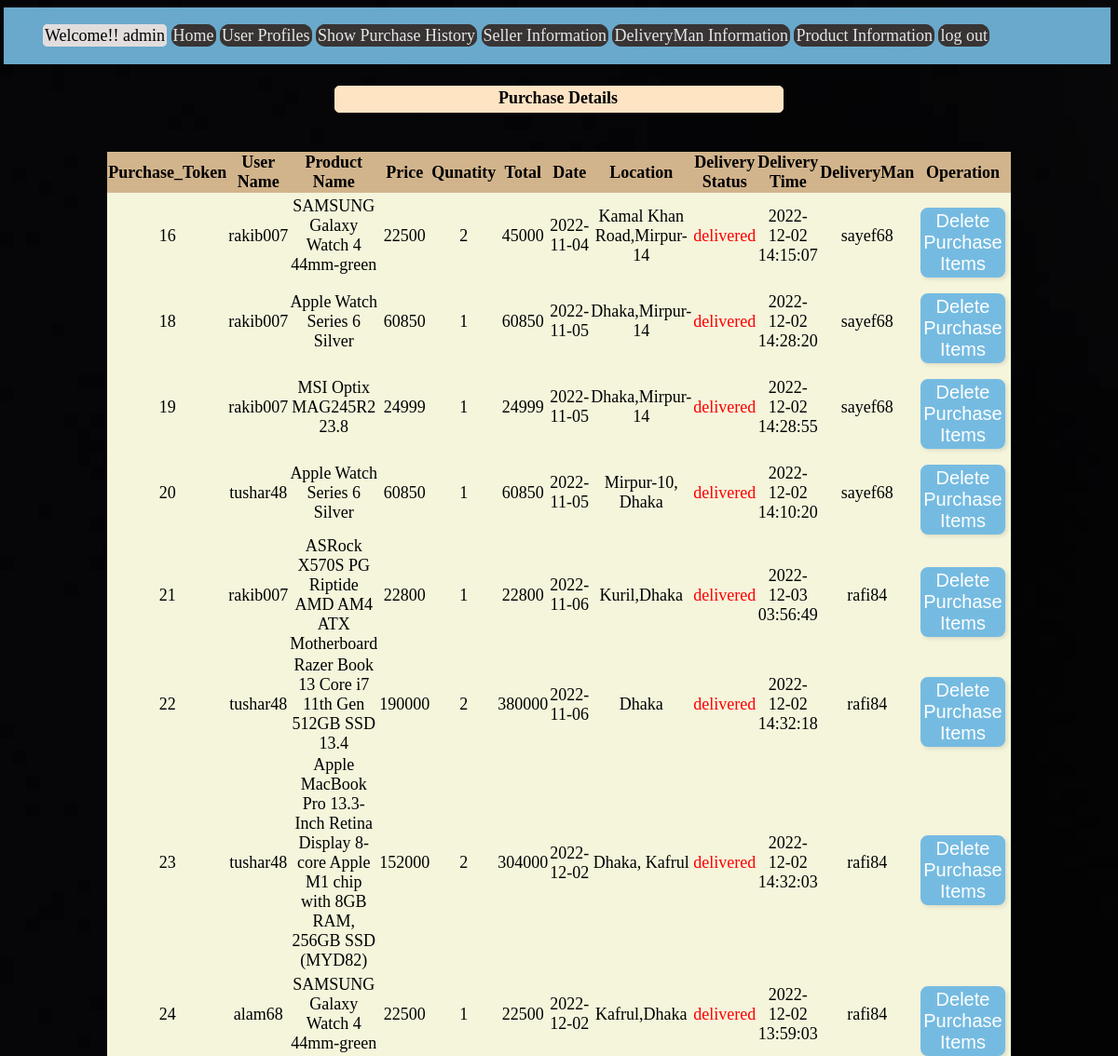
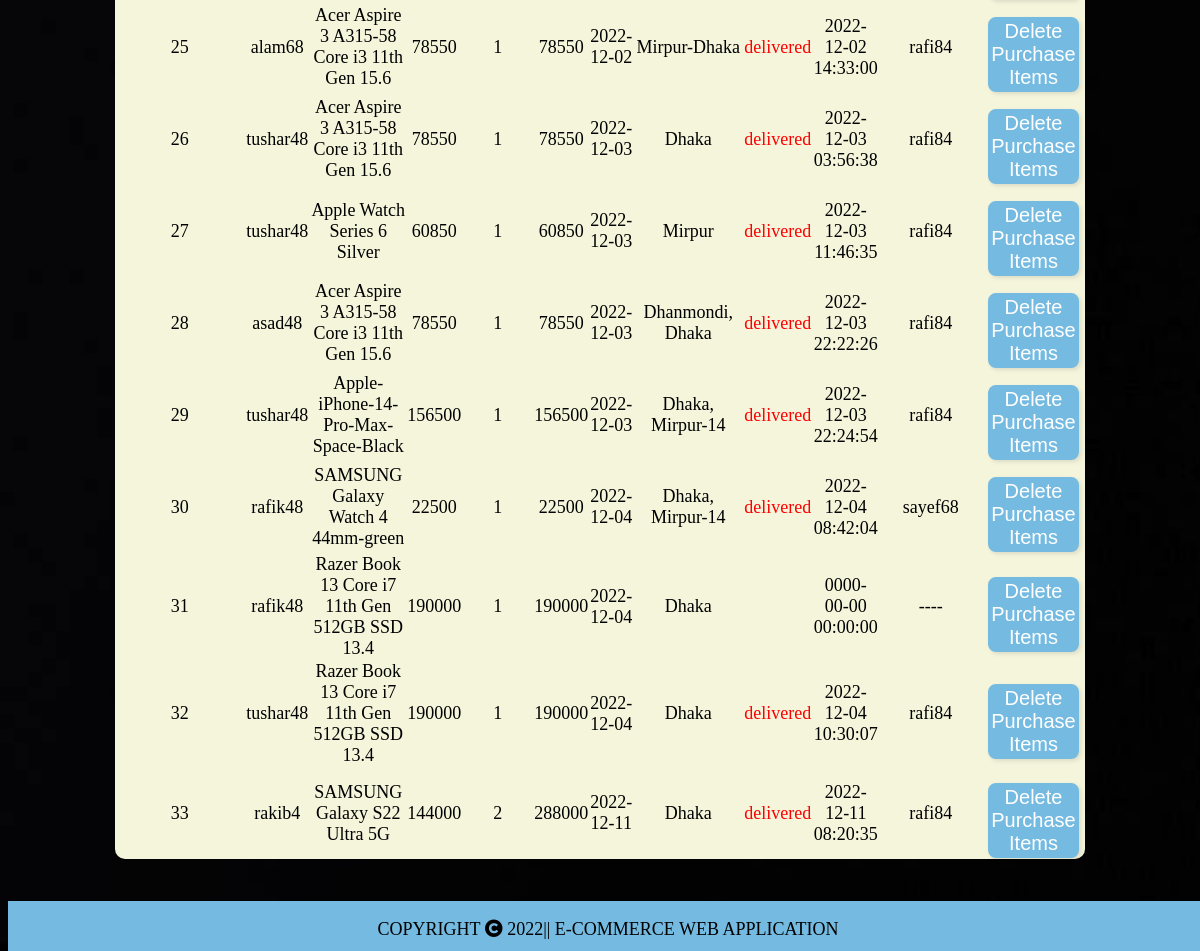
Page /view/displaypurchases.php (signed in) on the committed database (2 pictures, top to bottom).
### tables this page shows
CREATE TABLE `purchasehistory` (
  `purchase_token` int(250) NOT NULL,
  `username` varchar(250) NOT NULL,
  `product_name` varchar(250) NOT NULL,
  `price` varchar(250) NOT NULL,
  `quantity` varchar(250) NOT NULL,
  `total` varchar(250) NOT NULL,
  `date` date NOT NULL,
  `location` varchar(250) NOT NULL,
  `dstatus` varchar(250) NOT NULL,
  `dtime` datetime NOT NULL,
  `dman` varchar(250) NOT NULL DEFAULT '----'
);

### view/displaypurchases.php (the view, shortened to what this page needs)
<?php
include("../model/connection.php");
$link_address2 ='../controller/purchases_delete.php';
?>
<!DOCTYPE html>
<html>
    <head>
    <link
      rel="stylesheet"
      href="https://use.fontawesome.com/releases/v5.15.4/css/all.css"
    />
    <link rel="stylesheet" href="../view/css/displayusers.css">
</head>
<body>
<?php include('admin_header.php');?>
<br>
<br>
<br>
<br>
<div>
    <span>Purchase Details</span>
</div>
<br>
<br>
    <div class="container2">
        <table align="center">
            <tr>
                <th>Purchase_Token</th>
                <th>User Name</th>
                <th>Product Name</th>
                <th>Price</th>
                <th>Qunatity</th>
                <th>Total</th>
                <th>Date</th>
                <th>Location</th>
                <th>Delivery Status</th>
                <th>Delivery Time</th>
                <th>DeliveryMan</th>
                <th>Operation</td>
            </tr>
            <?php
            $sql = "Select *from `purchasehistory` ";
            $result = mysqli_query($conn, $sql);
            if ($result) {
                while ($row = mysqli_fetch_assoc($result)) {
                    $id = $row['purchase_token'];
                    $username = $row['username'];
                    $product_name = $row['product_name'];
                    $price = $row['price'];
                    $quantity = $row['quantity'];
                    $total = $row['total'];
                    $date = $row['date'];
                    $location = $row['location'];
                    $dstatus= $row['dstatus'];
                    $dtime= $row['dtime'];
                    $dman= $row['dman'];
                    echo "<tr>
                    <td> {$id}</td>
                    <td> {$username}</td>
                    <td> {$product_name}</td>
                    <td> {$price}</td>
                    <td> {$quantity}</td>
                    <td> {$total}</td>
                    <td> {$date}</td>
                    <td> {$location}</td>
                    <td style='color:red';> {$dstatus}</td>
                    <td> {$dtime}</td>
                    <td> {$dman}</td>
                    <td>
                    <button><a href='$link_address2?delete_id=".$id."'>Delete Purchase Items</a></button>
                    </td>
                    </tr>";
                }
            }
            ?>
        </table>
        <br>
        <br><br><br>
        </div>
        <?php include('../view/footer.php');?>
</body>
</html>

### view/css/displayusers.css (style rules this page uses)
body { background-image: url("../images/bg.jpg"); background-repeat: no-repeat; background-size: cover; }
a { text-decoration: none; }
table { width: 80%; background-color: beige; border-collapse: collapse; font-size: 18px; border-radius: 10px; padding-top: 30px; font-family: cursive; }
th { text-align: center; background-color: tan; }
td { text-align: center; }
button { margin-top: 15px; width: 90%; height: 45%; display: flex; justify-content: center; background-color: #75bbe1; border: 2px solid #75bbe1; border-radius: 8px; color: black; font-size: 20px; cursor: pointer; box-shadow: 2px 2px 4px rgba(0, 0, 0, 0.1); transition: all 0.1s ease; margin-left: auto; margin-right: auto; }
span { background-color: bisque; border: 1px solid bisque; border-radius: 5px; display: block; text-align: center; width: 40%; font-size: 18px; font-weight: 700; margin-left: auto; margin-right: auto; padding: 2px 4px 4px 2px; font-family: cursive; }

### view/css/header.css (style rules this page uses)
body { font-size: 18px; font-family: cursive; }
a { color: white; }

### rows in the picture
purchasehistory: purchase_token "16", username "rakib007", product_name "SAMSUNG Galaxy Watch 4 44mm-green", price "22500", quantity "2", total "45000", date "2022-11-04", location "Kamal Khan Road,Mirpur-14", dstatus "delivered", dtime "2022-12-02 14:15:07", dman "sayef68"
purchasehistory: purchase_token "18", username "rakib007", product_name "Apple Watch Series 6 Silver", price "60850", quantity "1", total "60850", date "2022-11-05", location "Dhaka,Mirpur-14", dstatus "delivered", dtime "2022-12-02 14:28:20", dman "sayef68"
purchasehistory: purchase_token "19", username "rakib007", product_name "MSI Optix MAG245R2 23.8", price "24999", quantity "1", total "24999", date "2022-11-05", location "Dhaka,Mirpur-14", dstatus "delivered", dtime "2022-12-02 14:28:55", dman "sayef68"
purchasehistory: purchase_token "20", username "tushar48", product_name "Apple Watch Series 6 Silver", price "60850", quantity "1", total "60850", date "2022-11-05", location "Mirpur-10, Dhaka", dstatus "delivered", dtime "2022-12-02 14:10:20", dman "sayef68"
purchasehistory: purchase_token "21", username "rakib007", product_name "ASRock X570S PG Riptide AMD AM4 ATX Motherboard", price "22800", quantity "1", total "22800", date "2022-11-06", location "Kuril,Dhaka", dstatus "delivered", dtime "2022-12-03 03:56:49", dman "rafi84"
purchasehistory: purchase_token "22", username "tushar48", product_name "Razer Book 13 Core i7 11th Gen 512GB SSD 13.4", price "190000", quantity "2", total "380000", date "2022-11-06", location "Dhaka", dstatus "delivered", dtime "2022-12-02 14:32:18", dman "rafi84"
purchasehistory: purchase_token "23", username "tushar48", product_name "Apple MacBook Pro 13.3-Inch Retina Display 8-core Apple M1 chip with 8GB RAM, 256GB SSD (MYD82)", price "152000", quantity "2", total "304000", date "2022-12-02", location "Dhaka, Kafrul", dstatus "delivered", dtime "2022-12-02 14:32:03", dman "rafi84"
purchasehistory: purchase_token "24", username "alam68", product_name "SAMSUNG Galaxy Watch 4 44mm-green", price "22500", quantity "1", total "22500", date "2022-12-02", location "Kafrul,Dhaka", dstatus "delivered", dtime "2022-12-02 13:59:03", dman "rafi84"
purchasehistory: purchase_token "25", username "alam68", product_name "Acer Aspire 3 A315-58 Core i3 11th Gen 15.6", price "78550", quantity "1", total "78550", date "2022-12-02", location "Mirpur-Dhaka", dstatus "delivered", dtime "2022-12-02 14:33:00", dman "rafi84"
purchasehistory: purchase_token "26", username "tushar48", product_name "Acer Aspire 3 A315-58 Core i3 11th Gen 15.6", price "78550", quantity "1", total "78550", date "2022-12-03", location "Dhaka", dstatus "delivered", dtime "2022-12-03 03:56:38", dman "rafi84"
purchasehistory: purchase_token "27", username "tushar48", product_name "Apple Watch Series 6 Silver", price "60850", quantity "1", total "60850", date "2022-12-03", location "Mirpur", dstatus "delivered", dtime "2022-12-03 11:46:35", dman "rafi84"
purchasehistory: purchase_token "28", username "asad48", product_name "Acer Aspire 3 A315-58 Core i3 11th Gen 15.6", price "78550", quantity "1", total "78550", date "2022-12-03", location "Dhanmondi, Dhaka", dstatus "delivered", dtime "2022-12-03 22:22:26", dman "rafi84"
purchasehistory: purchase_token "29", username "tushar48", product_name "Apple-iPhone-14-Pro-Max-Space-Black", price "156500", quantity "1", total "156500", date "2022-12-03", location "Dhaka, Mirpur-14", dstatus "delivered", dtime "2022-12-03 22:24:54", dman "rafi84"
purchasehistory: purchase_token "30", username "rafik48", product_name "SAMSUNG Galaxy Watch 4 44mm-green", price "22500", quantity "1", total "22500", date "2022-12-04", location "Dhaka, Mirpur-14", dstatus "delivered", dtime "2022-12-04 08:42:04", dman "sayef68"
purchasehistory: purchase_token "31", username "rafik48", product_name "Razer Book 13 Core i7 11th Gen 512GB SSD 13.4", price "190000", quantity "1", total "190000", date "2022-12-04", location "Dhaka", dtime "0000-00-00 00:00:00", dman "----"
purchasehistory: purchase_token "32", username "tushar48", product_name "Razer Book 13 Core i7 11th Gen 512GB SSD 13.4", price "190000", quantity "1", total "190000", date "2022-12-04", location "Dhaka", dstatus "delivered", dtime "2022-12-04 10:30:07", dman "rafi84"
purchasehistory: purchase_token "33", username "rakib4", product_name "SAMSUNG Galaxy S22 Ultra 5G", price "144000", quantity "2", total "288000", date "2022-12-11", location "Dhaka", dstatus "delivered", dtime "2022-12-11 08:20:35", dman "rafi84"

### other values in the picture
$_SESSION['user'] "admin"
